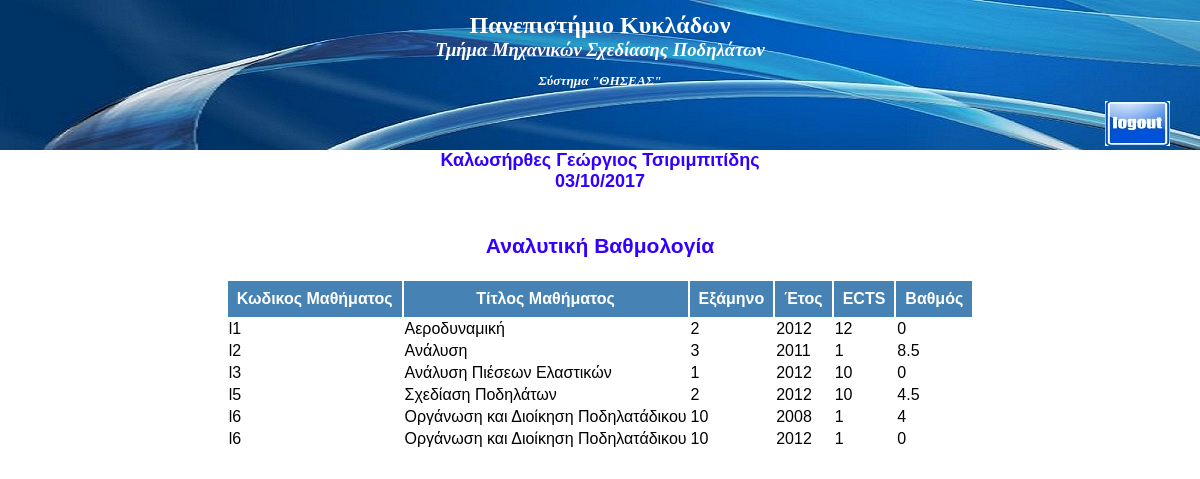
The app's page /includes/student.php (signed in) with its own data.
### tables this page shows
CREATE TABLE IF NOT EXISTS `users` (
  `fname` varchar(50) NOT NULL,
  `lname` varchar(50) NOT NULL,
  `address` varchar(50) NOT NULL,
  `am` varchar(15) NOT NULL,
  `email` varchar(50) NOT NULL,
  `username` varchar(30) NOT NULL,
  `password` varchar(50) NOT NULL,
  `role` varchar(50) NOT NULL,
  `year` int(11) NOT NULL,
  PRIMARY KEY (`am`)
);

CREATE TABLE IF NOT EXISTS `lessons` (
  `id` varchar(15) NOT NULL,
  `title` varchar(50) NOT NULL,
  `sem` int(11) NOT NULL,
  `ects` int(11) NOT NULL,
  `start_date` int(11) NOT NULL,
  `end_date` int(11) NOT NULL,
  PRIMARY KEY (`id`)
);

CREATE TABLE IF NOT EXISTS `student` (
  `lid` varchar(15) NOT NULL,
  `sid` varchar(15) NOT NULL,
  `year` int(15) NOT NULL,
  `grade` float NOT NULL,
  PRIMARY KEY (`lid`,`sid`,`year`)
);

### includes/student.php (the view, shortened to what this page needs)
 <?php
		include ("main_header.php");
	?>
<?php $fname = "";
	  $today = date("d/m/Y");
			;?>
<?php
$am=$_SESSION['am'];
$sql="select fname,lname from users where am='$am'";
$result=mysql_query($sql);
$num=mysql_num_rows($result);
$temp=mysql_Fetch_array($result);
if($num!=0){
$fname=$temp['fname'];
$lname=$temp['lname'];
echo "<font size=4px color=\"#3300FF\"><strong>Καλωσήρθες $fname $lname <br>$today</strong>";
}
								$sql2 = "select
								id,
								title,
								sem,
								ects,
								grade,
								year
								from lessons,student where lessons.id=student.lid and student.sid='$am' ";
								$result2 = mysql_query($sql2) or die(header("Location: error.php?msg=dat_er"));
						?>
								<br><br><center><h3>Αναλυτική Βαθμολογία</h3></center>
								<table class="view">
								<tr>
								<th>Κωδικος Μαθήματος</th>
								<th>Τίτλος Μαθήματος</th>
								<th>Εξάμηνο</th>
								<th>Έτος</th>
								<th>ECTS</th>
								<th>Βαθμός</th>
								</tr>
						<?php
								while ($row = mysql_fetch_assoc($result2)) {
						?>
								<tr class="alt">
								<td><?php echo $row['id']; ?></td>
								<td><?php echo $row['title']; ?></td>
								<td><?php echo $row['sem']; ?></td>
							    <td><?php echo $row['year']; ?></td>
								<td><?php echo $row['ects']; ?></td>
								<td><?php echo $row['grade']; ?></td>
			                    </tr>
						<?php
								}
						?>
									</table>

### includes/styles/basic/style.css (style rules this page uses)
body, html { margin:0; padding:0; color:#000; background:#fff; font-family: Verdana, Arial, sans-serif; font-size: 11px; }
table .view , tr { border:2px solid #4682b4; }
th { border:8px solid #4682b4; background-color:#4682b4; color:white; }
td { border:2px ; background-color:white; color:black; }
table .table2 , tr { border:1px; }
td { border:1px ; background-color:white; color:black; }

### records on screen
users: fname "Γεώργιος", lname "Τσιριμπιτίδης"
lessons: id "l1", title "Αεροδυναμική", sem "2", student.year "2012", ects "12", student.grade "0"
lessons: id "l2", title "Ανάλυση", sem "3", student.year "2011", ects "1", student.grade "8.5"
lessons: id "l3", title "Ανάλυση Πιέσεων Ελαστικών", sem "1", student.year "2012", ects "10", student.grade "0"
lessons: id "l5", title "Σχεδίαση Ποδηλάτων", sem "2", student.year "2012", ects "10", student.grade "4.5"
lessons: id "l6", title "Οργάνωση και Διοίκηση Ποδηλατάδικου", sem "10", student.year "2008", ects "1", student.grade "4", student.year "2012", student.grade "0"
